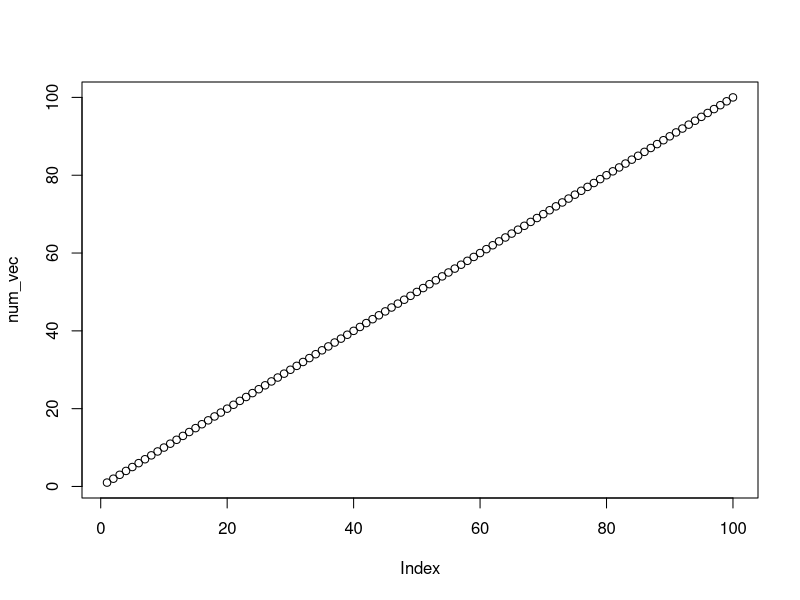
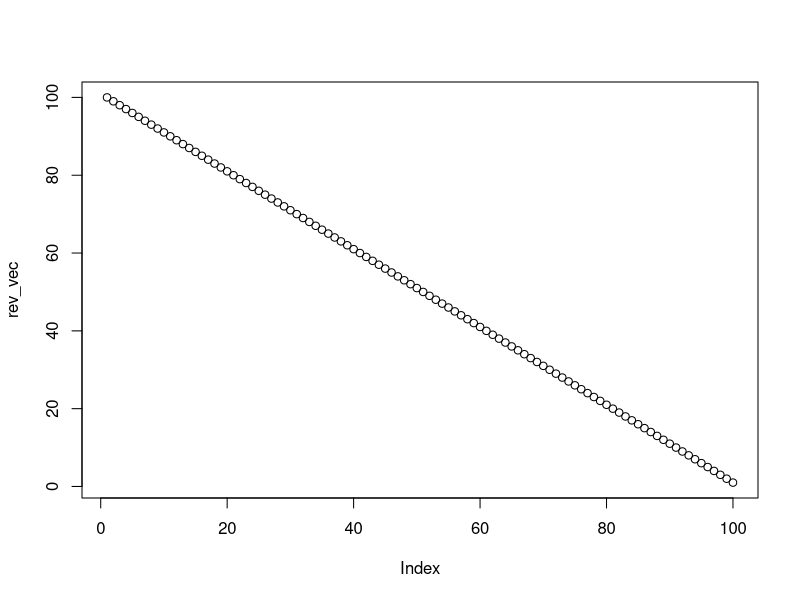
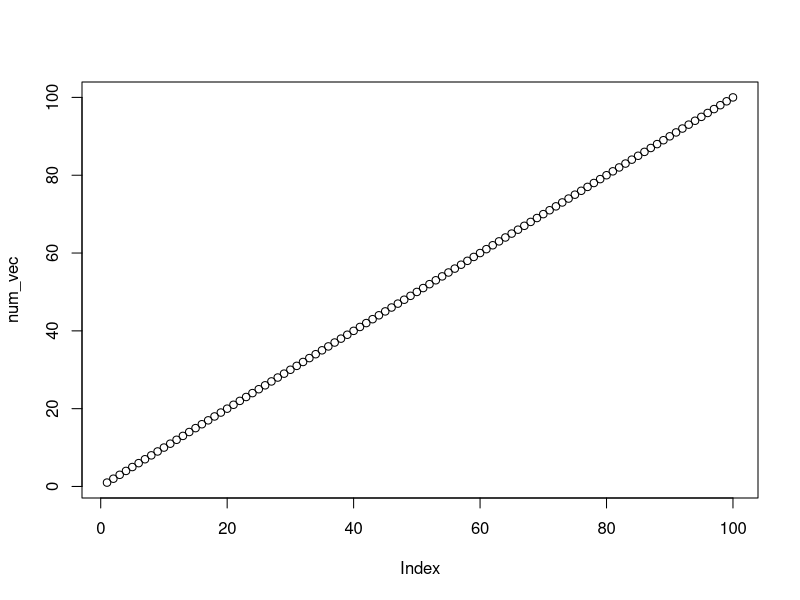
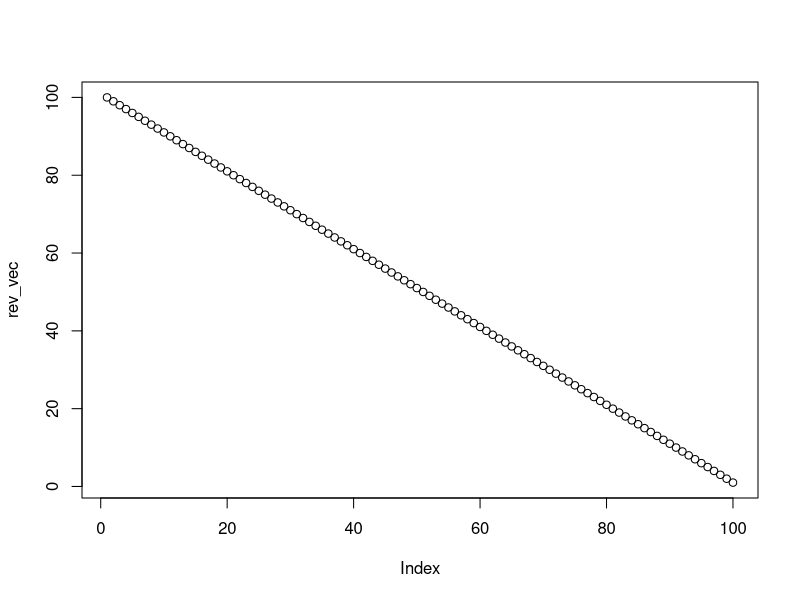
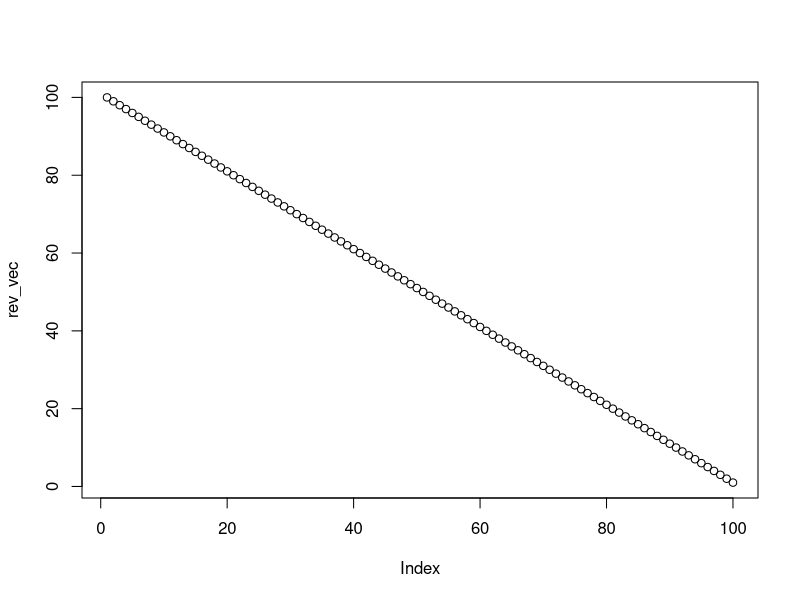

Recreate these plots in R, in order.
#creating directory
dir.create('data',showWarnings = FALSE)
dir.create('figure',showWarnings = FALSE)

num_vec <- 1:100
num_vec_2 <- c(1,2,3)
rev_vec <- rev(num_vec)
char_vec <- c("a", "b", "c",4)
#vector indexing
plot(num_vec)
 plot(rev_vec)
char_vec [1] <- 'b'
char_vec [2] <- 4
char_vec
rm(list = ls())
ls()

#-------------- R Objects {Vector}
x_num <- c(0.5, 0.6)       ## numeric
x_logic <- c(TRUE, FALSE)    ## logical
x_logic <- c(T, F)           ## logical
x_char <- c("a", "b", "c")  ## character
x_integer <- 9:29              ## integer
x_complex <- c(1+0i, 2+4i)     ## complex

#-------------- Mix objects
y_char <- c(1.7, "a")   ## character
y_num <- c(TRUE, 2)    ## numeric
y_char <- c("a", TRUE)  ## character

#-------------- Explicit Coercion Objects
x <- 0:6
class(x)
# [1] "integer"
as.numeric(x)
# [1] 0 1 2 3 4 5 6
as.logical(x)
# [1] FALSE  TRUE  TRUE  TRUE  TRUE  TRUE  TRUE
as.character(x)
# [1] "0" "1" "2" "3" "4" "5" "6"
#----- CLASS 24 March 2022
# dreating directory
# shortcut for running the code is CTRL + ENTER (windows)
# COMMAND + ENTER
dir.create(path = 'data', showWarnings = FALSE)
dir.create(path = 'figures', showWarnings = FALSE)

#------
num_vec <- 1:100
rev_vec <- rev(num_vec)
num_vec_2 <- c(1,2,3)

char_vec <- c('a','b','c')

# c('b','a','c')
char_vec[1] <- 'b'
char_vec[2] <- 'a'
plot(num_vec)
plot(rev_vec)
plot(rev_vec)

char_vec <- c('a','b','c')


rm(list = ls())
#-------------- R Objects {Vector}
x_num <- c(0.5, 0.6)         ## numeric
x_logic <- c(TRUE, FALSE)    ## logical
x_logic2 <- c(T, F)
## logical

x_char <- c("a", "b", "c")  ## character
x_integer <- 9:29              ## integer
x_complex <- c(1+0i, 2+4i)     ## complex

#-------------- Mix objects
y_char <- c(1.7, "a")   ## character
y_num <- c(TRUE, FALSE,TRUE , 2)    ## numeric
y_char <- c("a", TRUE)  ## character

#========== MATRIX
set.seed(121)
rand_vec <- sample(x = 1:10,size = 1000,replace = TRUE)
mat_demo <- matrix(
  data = rand_vec, 
  nrow = 100, ncol = 10, byrow = FALSE,
  dimnames = NULL)
#-------
mean(rand_vec)
mean(mat_demo)
mean(mat_demo[,1])
mean(mat_demo[1,])

apply(X = mat_demo,MARGIN = 1,FUN = mean)

apply(X = mat_demo,MARGIN = 1,FUN = min)

apply(mat_demo[,1:5],1,mean)

apply(mat_demo[,6:10],1,mean)

num_demo <- c(3,2,4,5)
idx_demo <- num_demo > 2
idx_demo_eq <- num_demo == 2
num_demo[idx_demo]

num_demo[idx_demo_eq]
